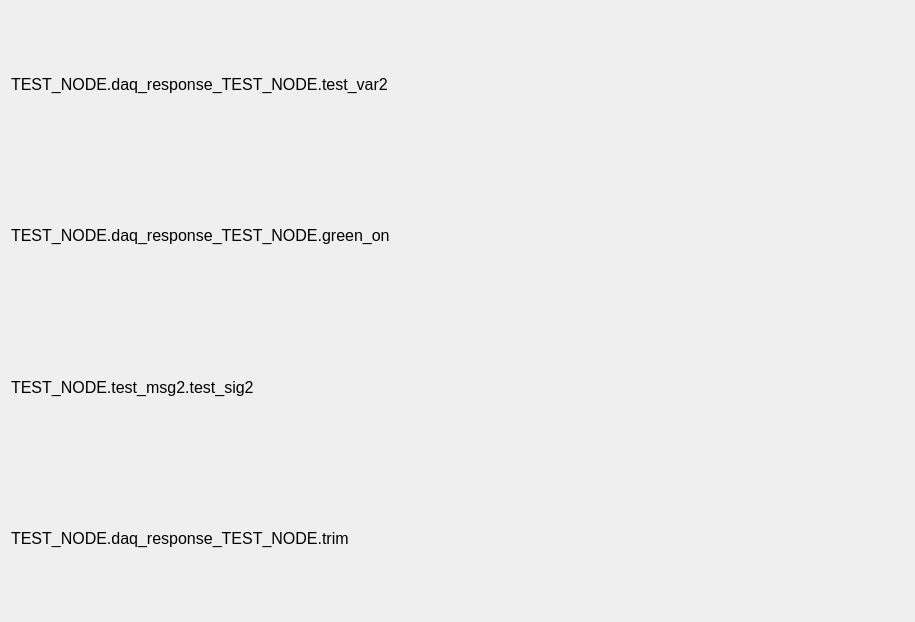
<?xml version="1.0" encoding="UTF-8"?>
<ui version="4.0">
 <class>chargeViewer</class>
 <widget class="QWidget" name="chargeViewer">
  <property name="geometry">
   <rect>
    <x>0</x>
    <y>0</y>
    <width>915</width>
    <height>622</height>
   </rect>
  </property>
  <property name="sizePolicy">
   <sizepolicy hsizetype="Preferred" vsizetype="Preferred">
    <horstretch>0</horstretch>
    <verstretch>0</verstretch>
   </sizepolicy>
  </property>
  <property name="windowTitle">
   <string>Form</string>
  </property>
  <property name="toolTip">
   <string extracomment="A "/>
  </property>
  <layout class="QVBoxLayout" name="verticalLayout">
   <item>
    <widget class="DAQVariableDisplay" name="label_2">
     <property name="font">
      <font>
       <pointsize>12</pointsize>
      </font>
     </property>
     <property name="text">
      <string>TEST_NODE.daq_response_TEST_NODE.test_var2</string>
     </property>
    </widget>
   </item>
   <item>
    <widget class="DAQVariableDisplay" name="label_3">
     <property name="font">
      <font>
       <pointsize>12</pointsize>
      </font>
     </property>
     <property name="text">
      <string>TEST_NODE.daq_response_TEST_NODE.green_on</string>
     </property>
    </widget>
   </item>
   <item>
    <widget class="CANVariableDisplay" name="label_4">
     <property name="font">
      <font>
       <pointsize>12</pointsize>
      </font>
     </property>
     <property name="text">
      <string>TEST_NODE.test_msg2.test_sig2</string>
     </property>
    </widget>
   </item>
   <item>
    <widget class="DAQVariableDisplay" name="label_5">
     <property name="font">
      <font>
       <pointsize>12</pointsize>
      </font>
     </property>
     <property name="text">
      <string>TEST_NODE.daq_response_TEST_NODE.trim</string>
     </property>
    </widget>
   </item>
  </layout>
 </widget>
 <customwidgets>
  <customwidget>
   <class>CANVariableDisplay</class>
   <extends>QLabel</extends>
   <header>display_widgets.variables.can_variable_display</header>
  </customwidget>
  <customwidget>
   <class>DAQVariableDisplay</class>
   <extends>QLabel</extends>
   <header>display_widgets.variables.daq_variable_display</header>
  </customwidget>
 </customwidgets>
 <resources/>
 <connections/>
</ui>
